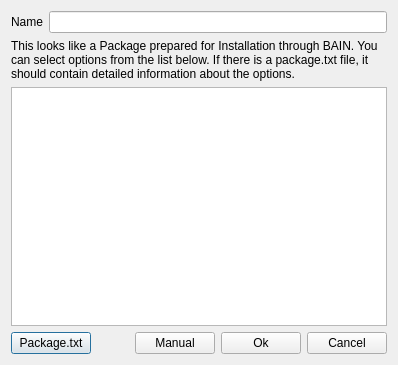
<?xml version="1.0" encoding="UTF-8"?>
<ui version="4.0">
 <class>BainComplexInstallerDialog</class>
 <widget class="QDialog" name="BainComplexInstallerDialog">
  <property name="geometry">
   <rect>
    <x>0</x>
    <y>0</y>
    <width>398</width>
    <height>365</height>
   </rect>
  </property>
  <property name="windowTitle">
   <string>BAIN Package Installer</string>
  </property>
  <layout class="QVBoxLayout" name="verticalLayout">
   <item>
    <layout class="QHBoxLayout" name="horizontalLayout_2">
     <item>
      <widget class="QLabel" name="label">
       <property name="text">
        <string>Name</string>
       </property>
      </widget>
     </item>
     <item>
      <widget class="QLineEdit" name="nameEdit"/>
     </item>
    </layout>
   </item>
   <item>
    <widget class="QLabel" name="label_2">
     <property name="text">
      <string>This looks like a Package prepared for Installation through BAIN. You can select options from the list below. If there is a package.txt file, it should contain detailed information about the options.</string>
     </property>
     <property name="wordWrap">
      <bool>true</bool>
     </property>
    </widget>
   </item>
   <item>
    <widget class="QListWidget" name="optionsList">
     <property name="toolTip">
      <string>Components of this package.</string>
     </property>
     <property name="whatsThis">
      <string>Components of this package.
If there is a component called &quot;00 Core&quot; it is usually required. Options are ordered by priority as set up by the author.</string>
     </property>
    </widget>
   </item>
   <item>
    <layout class="QHBoxLayout" name="horizontalLayout">
     <item>
      <widget class="QPushButton" name="packageBtn">
       <property name="toolTip">
        <string>The package.txt is often part of BAIN packages and contains details about the options available.</string>
       </property>
       <property name="whatsThis">
        <string>The package.txt is often part of BAIN packages and contains details about the options available.</string>
       </property>
       <property name="text">
        <string>Package.txt</string>
       </property>
      </widget>
     </item>
     <item>
      <spacer name="horizontalSpacer">
       <property name="orientation">
        <enum>Qt::Horizontal</enum>
       </property>
       <property name="sizeHint" stdset="0">
        <size>
         <width>40</width>
         <height>20</height>
        </size>
       </property>
      </spacer>
     </item>
     <item>
      <widget class="QPushButton" name="manualBtn">
       <property name="toolTip">
        <string>Opens a Dialog that allows custom modifications.</string>
       </property>
       <property name="whatsThis">
        <string>Opens a Dialog that allows custom modifications.</string>
       </property>
       <property name="text">
        <string>Manual</string>
       </property>
      </widget>
     </item>
     <item>
      <widget class="QPushButton" name="okBtn">
       <property name="text">
        <string>Ok</string>
       </property>
      </widget>
     </item>
     <item>
      <widget class="QPushButton" name="cancelBtn">
       <property name="text">
        <string>Cancel</string>
       </property>
      </widget>
     </item>
    </layout>
   </item>
  </layout>
 </widget>
 <resources/>
 <connections/>
</ui>
